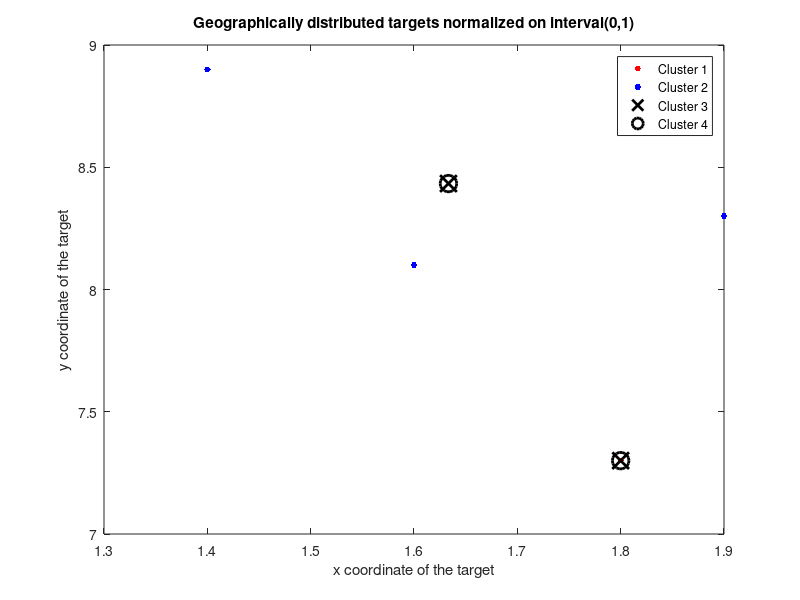

Write the MATLAB code that produced this figure.
% ###################################################################
% ####                                                            ###
% ####       AEEM 6096: Spring 2015 - Kmeans                      ###
% ####                   Kelly_Kmeans.m                           ###
% ####                                                            ###
% ###################################################################

clc
clf 
clear all

N=100;
X = [1.4 8.9; 1.6 8.1; 1.8 7.3; 1.9 8.3];

K=2; % Number of clusters
[idx, ctrs, SUMD, D] = kmeans(X,K); 

% ------------------------------------------ print centers
ctrs

plot(X(idx==1,1),X(idx==1,2),'r.','MarkerSize',14)
hold on
plot(X(idx==2,1),X(idx==2,2),'b.','MarkerSize',14)
hold on
plot(X(idx==3,1),X(idx==3,2),'g.','MarkerSize',14)
hold on
plot(X(idx==4,1),X(idx==4,2),'m.','MarkerSize',14)
hold on
plot(ctrs(:,1),ctrs(:,2),'kx',...
     'MarkerSize',12,'LineWidth',2)
plot(ctrs(:,1),ctrs(:,2),'ko',...
     'MarkerSize',12,'LineWidth',2)
legend('Cluster 1','Cluster 2','Cluster 3','Cluster 4','Centroids','Location','Best')
title('Geographically distributed targets normalized on interval(0,1)')
xlabel('x coordinate of the target')
ylabel('y coordinate of the target')